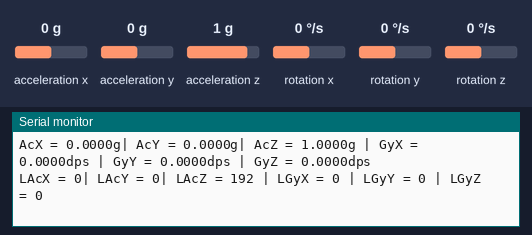
Bench run of a sketch on a simulated Arduino Uno, built with avr-gcc and run on an emulated ATmega328P. Shown: the last lines printed to the serial monitor. Wiring (inferred from the names in the program): MPU-6050 motion sensor at I2C address 0x68. Inputs (shaded band) come from the test bench; at power-on: acceleration x 0 g, acceleration z 1 g, acceleration y 0 g, rotation x 0 °/s, rotation y 0 °/s, rotation z 0 °/s.

Above: at 1.2 s.
1.3 s: acceleration x set to -1.4 g
At 1.46 s:
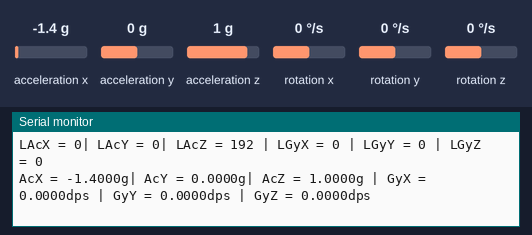
4.3 s: acceleration z set to 0 g
At 4.38 s:
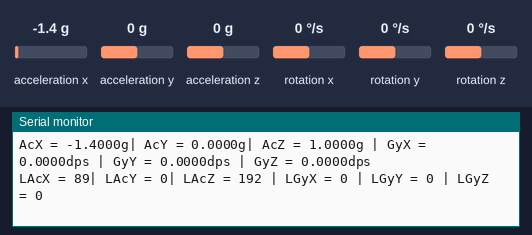
7.3 s: acceleration y set to -1.4 g
At 7.39 s:
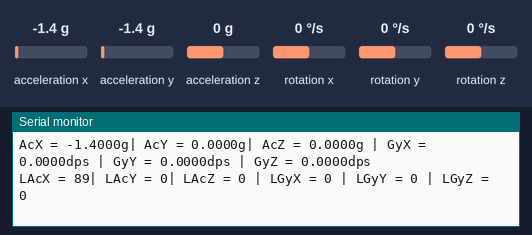
10.3 s: rotation x set to -192 °/s
At 10.32 s:
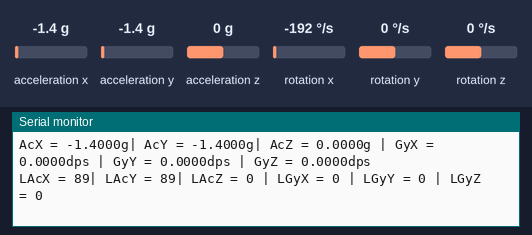
13.3 s: rotation y set to -192 °/s
At 13.34 s:
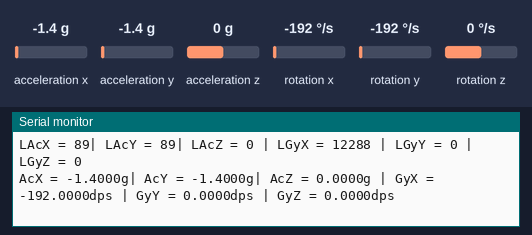
16.3 s: rotation z set to -192 °/s
At 16.36 s:
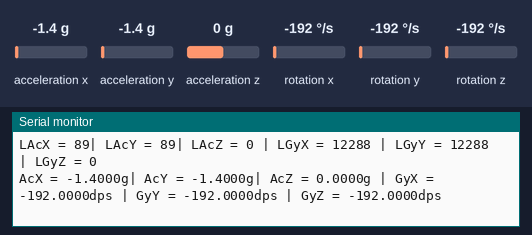

The sketch:

MPU6050ShortExample.ino
```cpp
// MPU-6050 Sketch
#include<Wire.h>

#define MPU6050_CONFIG             0x1A   // R/W
#define MPU6050_GYRO_CONFIG        0x1B   // R/W
#define MPU6050_ACCEL_CONFIG       0x1C   // R/W
#define MPU6050_ACCEL_XOUT_H       0x3B   // R
#define MPU6050_ACCEL_XOUT_L       0x3C   // R
#define MPU6050_ACCEL_YOUT_H       0x3D   // R
#define MPU6050_ACCEL_YOUT_L       0x3E   // R
#define MPU6050_ACCEL_ZOUT_H       0x3F   // R
#define MPU6050_ACCEL_ZOUT_L       0x40   // R
#define MPU6050_TEMP_OUT_H         0x41   // R
#define MPU6050_TEMP_OUT_L         0x42   // R
#define MPU6050_GYRO_XOUT_H        0x43   // R
#define MPU6050_GYRO_XOUT_L        0x44   // R
#define MPU6050_GYRO_YOUT_H        0x45   // R
#define MPU6050_GYRO_YOUT_L        0x46   // R
#define MPU6050_GYRO_ZOUT_H        0x47   // R
#define MPU6050_GYRO_ZOUT_L        0x48   // R
#define MPU6050_PWR_MGMT_1         0x6B   // R/W

#define MPU6050_I2C_Addr           0x68   // I2C address of the MPU-6050

#define MPU6050_ACC_Sen                8192  // Sensitivity for +-4g scale
#define MPU6050_GYRO_Sen               131  // Sensitivity for +-250 degree/s scale

int16_t AcXRaw,AcYRaw,AcZRaw,TmpRaw,GyXRaw,GyYRaw,GyZRaw;
int8_t GYRO_Config, ACC_Config, ME;
float AcX,AcY,AcZ,Tmp,GyX,GyY,GyZ;
int LAcX,LAcY,LAcZ,LGyX,LGyY,LGyZ;

void setup(){
  Wire.begin();
  Wire.beginTransmission(MPU6050_I2C_Addr);
  Wire.write(MPU6050_PWR_MGMT_1);  // PWR_MGMT_1 register
  Wire.write(0x00);      // set to zero (wakes up the MPU-6050)
  Wire.endTransmission(false);

  Wire.beginTransmission(MPU6050_I2C_Addr);
  Wire.write(MPU6050_ACCEL_CONFIG);  // Accelerometer Configuration register
  Wire.write(0x08);       // set scale of ACC
  Wire.endTransmission(true);

  Serial.begin(9600);
}
void loop(){
  //print_ACC_GYRO();
  DB25_ACC_Gyro();
}

/*
 * Read accelerometer data and gyro data then send through DB25 pin to NK
 */
 void DB25_ACC_Gyro() {
  Wire.beginTransmission(MPU6050_I2C_Addr);
  Wire.write(0x3B);  // starting with register 0x3B (ACCEL_XOUT_H)
  Wire.endTransmission(false);
  Wire.requestFrom(MPU6050_I2C_Addr,14,true);  // request a total of 14 registers
  AcXRaw = Wire.read()<<8|Wire.read();  // 0x3B (ACCEL_XOUT_H) & 0x3C (ACCEL_XOUT_L)
  AcYRaw = Wire.read()<<8|Wire.read();  // 0x3D (ACCEL_YOUT_H) & 0x3E (ACCEL_YOUT_L)
  AcZRaw = Wire.read()<<8|Wire.read();  // 0x3F (ACCEL_ZOUT_H) & 0x40 (ACCEL_ZOUT_L)
  TmpRaw = Wire.read()<<8|Wire.read();  // 0x41 (TEMP_OUT_H) & 0x42 (TEMP_OUT_L)
  GyXRaw = Wire.read()<<8|Wire.read();  // 0x43 (GYRO_XOUT_H) & 0x44 (GYRO_XOUT_L)
  GyYRaw = Wire.read()<<8|Wire.read();  // 0x45 (GYRO_YOUT_H) & 0x46 (GYRO_YOUT_L)
  GyZRaw = Wire.read()<<8|Wire.read();  // 0x47 (GYRO_ZOUT_H) & 0x48 (GYRO_ZOUT_L)

  // Convert the raw data to actual value
  AcX = 1.0 * AcXRaw / MPU6050_ACC_Sen;
  AcY = 1.0 * AcYRaw / MPU6050_ACC_Sen;
  AcZ = 1.0 * AcZRaw / MPU6050_ACC_Sen;

  GyX = 1.0 * GyXRaw / MPU6050_GYRO_Sen;
  GyY = 1.0 * GyYRaw / MPU6050_GYRO_Sen;
  GyZ = 1.0 * GyZRaw / MPU6050_GYRO_Sen;

  // Convert the actual data portional to 7-bit(in total 8 bit, 1 bit for sign) distribution of 5V
  if(AcX > 0) LAcX = abs(AcX)/2*128 + 128;
  else LAcX = abs(AcX)/2*128;
  if(AcY > 0) LAcY = abs(AcY)/2*128 + 128;
  else LAcY = abs(AcY)/2*128;
  if(AcZ > 0) LAcZ = abs(AcZ)/2*128 + 128;
  else LAcZ = abs(AcZ)/2*128;

  if(GyX > 0) LGyX = abs(GyX)/2*128 + 128;
  else LGyX = abs(GyX)/2*128;
  if(GyY > 0) LGyY = abs(GyY)/2*128 + 128;
  else LGyY = abs(GyY)/2*128;
  if(GyZ > 0) LGyZ = abs(GyZ)/2*128 + 128;
  else LGyZ = abs(GyZ)/2*128;

  Serial.print("AcX = "); Serial.print(AcX, 4); Serial.print("g");
  Serial.print("| AcY = "); Serial.print(AcY, 4); Serial.print("g");
  Serial.print("| AcZ = "); Serial.print(AcZ, 4); Serial.print("g");
  Serial.print(" | GyX = "); Serial.print(GyX, 4); Serial.print("dps");
  Serial.print(" | GyY = "); Serial.print(GyY, 4); Serial.print("dps");
  Serial.print(" | GyZ = "); Serial.print(GyZ, 4); Serial.println("dps");

  Serial.print("LAcX = "); Serial.print(LAcX);
  Serial.print("| LAcY = "); Serial.print(LAcY);
  Serial.print("| LAcZ = "); Serial.print(LAcZ);
  Serial.print(" | LGyX = "); Serial.print(LGyX);
  Serial.print(" | LGyY = "); Serial.print(LGyY);
  Serial.print(" | LGyZ = "); Serial.println(LGyZ);
  Serial.println("");
  delay(100);

 }

/*
 * Read accelerometer, temperature and gyro repectively, start from 0x3B
 * Data will be sent to Serial
 */
void print_ACC_GYRO() {
  Wire.beginTransmission(MPU6050_I2C_Addr);
  Wire.write(0x3B);  // starting with register 0x3B (ACCEL_XOUT_H)
  Wire.endTransmission(false);
  Wire.requestFrom(MPU6050_I2C_Addr,14,true);  // request a total of 14 registers
  AcXRaw = Wire.read()<<8|Wire.read();  // 0x3B (ACCEL_XOUT_H) & 0x3C (ACCEL_XOUT_L)
  AcYRaw = Wire.read()<<8|Wire.read();  // 0x3D (ACCEL_YOUT_H) & 0x3E (ACCEL_YOUT_L)
  AcZRaw = Wire.read()<<8|Wire.read();  // 0x3F (ACCEL_ZOUT_H) & 0x40 (ACCEL_ZOUT_L)
  TmpRaw = Wire.read()<<8|Wire.read();  // 0x41 (TEMP_OUT_H) & 0x42 (TEMP_OUT_L)
  GyXRaw = Wire.read()<<8|Wire.read();  // 0x43 (GYRO_XOUT_H) & 0x44 (GYRO_XOUT_L)
  GyYRaw = Wire.read()<<8|Wire.read();  // 0x45 (GYRO_YOUT_H) & 0x46 (GYRO_YOUT_L)
  GyZRaw = Wire.read()<<8|Wire.read();  // 0x47 (GYRO_ZOUT_H) & 0x48 (GYRO_ZOUT_L)

  AcX = 1.0 * AcXRaw / MPU6050_ACC_Sen;
  AcY = 1.0 * AcYRaw / MPU6050_ACC_Sen;
  AcZ = 1.0 * AcZRaw / MPU6050_ACC_Sen;

  GyX = 1.0 * GyXRaw / MPU6050_GYRO_Sen;
  GyY = 1.0 * GyYRaw / MPU6050_GYRO_Sen;
  GyZ = 1.0 * GyZRaw / MPU6050_GYRO_Sen;

  Serial.print("AcX = "); Serial.print(AcX, 4);
  Serial.print("| AcY = "); Serial.print(AcY, 4);
  Serial.print("| AcZ = "); Serial.print(AcZ, 4);
  Serial.print(" | GyX = "); Serial.print(GyX, 4);
  Serial.print(" | GyY = "); Serial.print(GyY, 4);
  Serial.print(" | GyZ = "); Serial.println(GyZ, 4);
  delay(100);
}

void print_Me() {
  /*
   *First read Who Am I Register, which is 0x75
   */
  Wire.beginTransmission(MPU6050_I2C_Addr);
  Wire.write(0x75);  // starting with register 0x3B (ACCEL_XOUT_H)
  Wire.endTransmission(false);
  Wire.requestFrom(MPU6050_I2C_Addr,1,true);  // request a total of 1 registers
  ME = Wire.read();
  Serial.print("I am: ");
  Serial.print(ME, BIN);
  delay(100);
}
void print_Config() {
  /*
   * Read the gyro and accelerometer setup
   */
   Wire.beginTransmission(MPU6050_I2C_Addr);
   Wire.write(MPU6050_GYRO_CONFIG);  // starting with register 0x3B (ACCEL_XOUT_H)
   Wire.endTransmission(false);
   Wire.requestFrom(MPU6050_I2C_Addr,2,true);  // request a total of 1 registers
   GYRO_Config = Wire.read();
   ACC_Config = Wire.read();
   Serial.print("GYRO_Config: ");
   Serial.print(GYRO_Config, BIN);
   Serial.print("|ACC_Config: ");
   Serial.println(ACC_Config, BIN);
   delay(100);
}
```

Measured:
- after the input at 1.3 s, the serial monitor: prints a new line after 0.15 s (image 1)
- after the input at 16.3 s, the serial monitor: prints a new line after 0.06 s (image 6)
